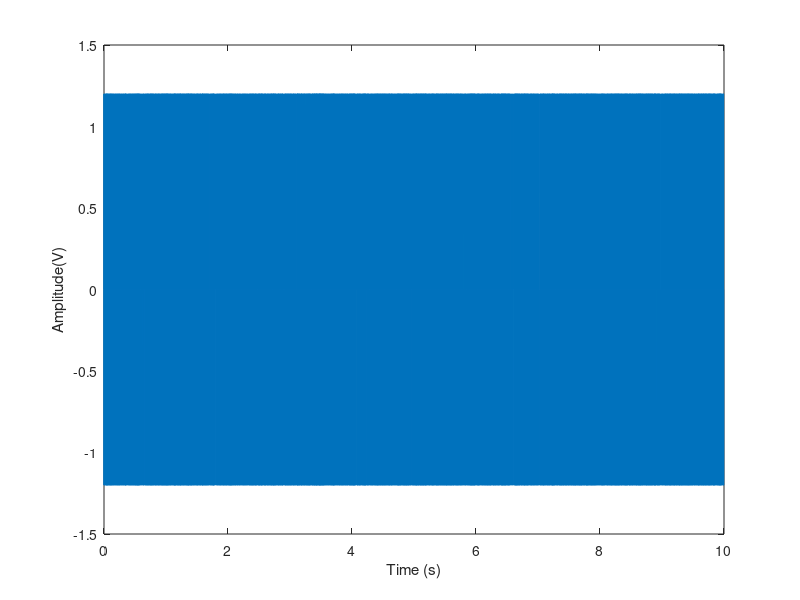
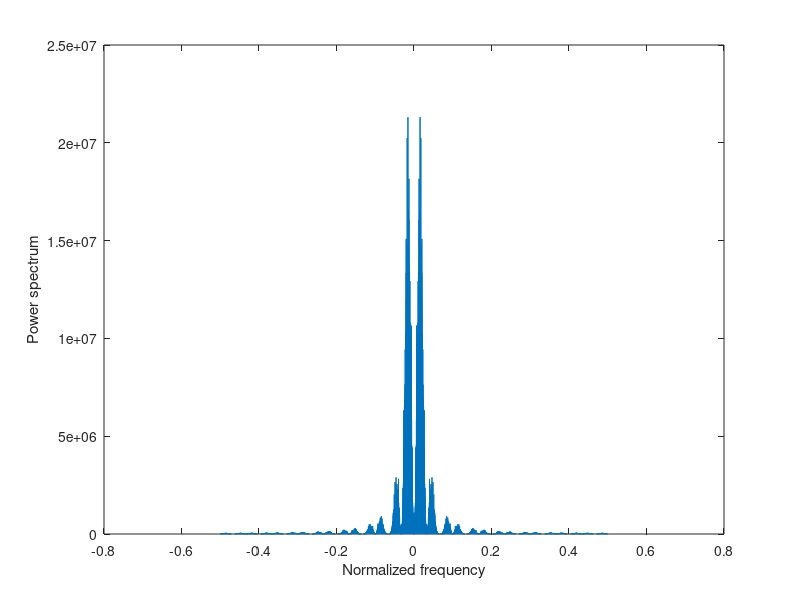
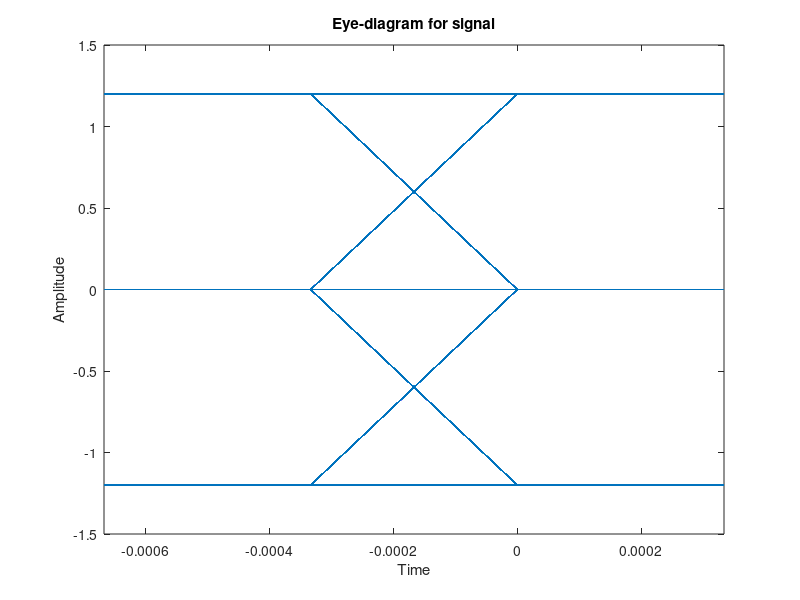
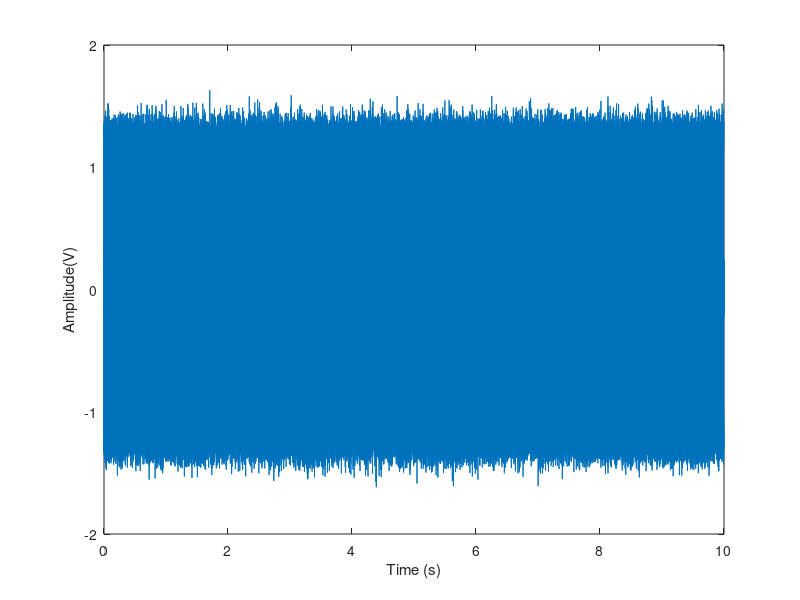

The MATLAB source for these figures, in order:
%%%%%%%%%%%%%%%%%%%%%%%%%%%%% Part 1 %%%%%%%%%%%%%%%%%%%%%%%%%%%%%%%%%


%%%%%%%%%%%%%%%%%%%%%%%%%%% Initialization %%%%%%%%%%%%%%%%%%%%%%%%%%%

%% Generate stream of random bits (10,000 bit)
N = 10000;                  % number of bits
bits = randi([0 1], 1, N);  % random binary vector

%% Pick a type and assign it to the variable "type"
types = ["UPNRZ"; "UPRZ"; "PNRZ"; "BPRZ"; "MANCHESTER"];
signal_type = "BPRZ";

%% Choose a bit rate (bit/s)
Rb = 1000;
Tb = 1/Rb;

%% Sampling frequency
fs = 30000;             % 30KHz
ts = 1/fs;              % sampling period
ds = fs/Rb;             % samples per bit

%% time domain
T = N * Tb;             % total time
t = 0 : ts : (T-ts);    % time vector

flag = 0;               % flag for invalid signal_type input
global se;              % count for BPRZ error detection circuit

%%%%%%%%%%%%%%%%%%%%%%%%%%%%%%%%%%%%%%%%%%%%%%%%%%%%%%%%%%%%%%%%%%%%%%

%%%%%%%%%%%%%%%%%%%%%%%%%%%%%% Plotting %%%%%%%%%%%%%%%%%%%%%%%%%%%%%%

function p_all(time_vector, amplitude_vector,
              samples_per_bit, bit_period, n)
    % Plot time domain
    figure;
    plot(time_vector, amplitude_vector);
    zoom xon;
    xlabel('Time (s)');
    ylabel('Amplitude(V)');

    % Plot the spectral domains of the pulses
    figure;
    Y = fft(amplitude_vector);      % Fourier transform of the signal
    Y = Y .* conj(Y);               % square of the magnitude
    f = linspace(-0.5, 0.5, n*samples_per_bit);  % frequency vector
    plot(f, fftshift(Y));           % plot frequency spectrum
    xlabel('Normalized frequency');
    ylabel('Power spectrum');

    % Eye diagram
    eyediagram(amplitude_vector,3,bit_period);
endfunction

%%%%%%%%%%%%%%%%%%%%%%%%%%%%%%%%%%%%%%%%%%%%%%%%%%%%%%%%%%%%%%%%%%%%%%

%%%%%%%%%%%%%%%%%%%%%%%%%%%%%%%%% Tx %%%%%%%%%%%%%%%%%%%%%%%%%%%%%%%%%

if strcmp(signal_type, "UPNRZ") == 1
  k = 1;
  for i = 1:N
    if bits(i) == 1
      for j = 1:ds
        y(k) = 1.2;
        k = k + 1;
      endfor
    elseif bits(i) == 0
      for j = 1:ds
        y(k) = 0;
        k = k + 1;
      endfor
    end
  end

elseif strcmp(signal_type, "PNRZ") == 1
  k = 1;
  for i = 1:N
    if bits(i) == 1
      for j = 1:ds
        y(k) = 1.2;
        k = k + 1;
      endfor
    elseif bits(i) == 0
      for j = 1:ds
        y(k) = -1.2;
        k = k + 1;
      endfor
    end
  end

elseif strcmp(signal_type, "UPRZ") == 1
  k = 1;
  for i = 1:N
    if bits(i) == 1
      for j = 1:0.5 * ds
        y(k) = 1.2;
        k = k + 1;
      endfor
      for j = (0.5 * ds)+1 : ds
        y(k) = 0;
        k = k + 1;
      endfor
    elseif bits(i) == 0
      for j = 1:ds
        y(k) = 0;
        k = k + 1;
      endfor
    end
  endfor

elseif  strcmp(signal_type, "BPRZ") == 1
  k = 1;
  sign = 1;
  for i = 1:N
    if bits(i) == 1
      for j = 1:0.5 * ds
        y(k) = sign * 1.2;
        k = k + 1;
      endfor
      sign = sign * (-1);
      for j = (0.5 * ds)+1 : ds
        y(k) = 0;
        k = k + 1;
      endfor
    elseif bits(i) == 0
      for j = 1:ds
        y(k) = 0;
        k = k + 1;
      endfor
    end
  endfor

elseif strcmp(signal_type, "MANCHESTER") == 1
  k = 1;
  for i = 1:N
    if bits(i) == 1
      for j = 1:0.5 * ds
        y(k) = 1.2;
        k = k + 1;
      endfor
      for j = (0.5 * ds)+1 : ds
        y(k) = -1.2;
        k = k + 1;
      endfor
    elseif bits(i) == 0
      for j = 1:0.5 * ds
        y(k) = -1.2;
        k = k + 1;
      endfor
      for j = (0.5 * ds)+1 : ds
        y(k) = 1.2;
        k = k + 1;
      endfor
    end
  endfor

else
  flag = 1;
  printf("Unsupported type of line coding.\n");
end

%%%%%%%%%%%%%%%%%%%%%%%%%%%%%%%%%%%%%%%%%%%%%%%%%%%%%%%%%%%%%%%%%%%%%%

%%%%%%%%%%%%%%%%%%%%%%%%%%% Decision Device %%%%%%%%%%%%%%%%%%%%%%%%%%

function rxb = decision_device(n,sig_type,samples_per_bit,
                              amplitude_vector)
  global se;

  if strcmp(sig_type, "UPNRZ") == 1
    k = 1;
    c = 1;
    for i = 1:n
        total = 0;
        for j = 1:samples_per_bit
          total = total + amplitude_vector(k);
          k = k + 1;
        endfor

        avg = total/samples_per_bit;
        if avg < 0.6
          rxb(i) = 0;
        else
          rxb(i) = 1;
        end
    endfor

  elseif strcmp(sig_type, "PNRZ") == 1
    k = 1;
    for i = 1:n
        total = 0;
        for j = 1:samples_per_bit
          total = total + amplitude_vector(k);
          k = k + 1;
        endfor
        avg = total/samples_per_bit;
        if avg < 0
          rxb(i) = 0;
        else
          rxb(i) = 1;
        end
    endfor

  elseif strcmp(sig_type, "UPRZ") == 1
    k = 1;
    for i = 1:n
      total1 = 0;
      total2 = 0;
      for j = 1:0.5 * samples_per_bit
        total1 = total1 + amplitude_vector(k);
        k = k + 1;
      endfor
      avg1 = total1/ (0.5*samples_per_bit);
      for o = (0.5*samples_per_bit) +1 :samples_per_bit
        total2 = total2 + amplitude_vector(k);
        k = k + 1;
      endfor
      avg2 = total2 / (0.5*samples_per_bit);
      if (avg1 > 0.6)
        rxb(i) = 1;
      elseif (avg1 < 0.6)
        rxb(i) = 0;
      endif
    endfor

  elseif strcmp(sig_type, "BPRZ") == 1
    k = 1;
    for i = 1:n
      total1 = 0;
      total2 = 0;
      sign = 1;
      se = 0;
      for j = 1:0.5 * samples_per_bit
        total1 = total1 + amplitude_vector(k);
        k = k + 1;
      endfor
      avg1 = total1/ (0.5*samples_per_bit);
      for o = (0.5*samples_per_bit) +1 :samples_per_bit
        total2 = total2 + amplitude_vector(k);
        k = k + 1;
      endfor
      avg2 = total2 / (0.5*samples_per_bit);
      if (abs(avg1) > 0.6)
        rxb(i) = 1;

%% error detection circuit (bonus) %%
        if avg1*sign > 0.6
          sign = sign*(-1);
        else
          se = se + 1;
        endif
%%%%%%%%%%%%%%%%%%%%%%%%%%%%%%%%%%%%%

      elseif (abs(avg1) < 0.6)
        rxb(i) = 0;
      endif
    endfor

  elseif strcmp(sig_type, "MANCHESTER") == 1
    k = 1;
    for i = 1:n
      total1 = 0;
      total2 = 0;
      for j = 1:0.5 * samples_per_bit
        total1 = total1 + amplitude_vector(k);
        k = k + 1;
      endfor
      avg1 = total1/ (0.5*samples_per_bit);
      for o = (0.5*samples_per_bit) +1 :samples_per_bit
        total2 = total2 + amplitude_vector(k);
        k = k + 1;
      endfor
      avg2 = total2 / (0.5*samples_per_bit);
      if (avg1 > 0.6)
        rxb(i) = 1;
      elseif (avg1 < -0.6)
        rxb(i) = 0;
      endif
    endfor

  end
endfunction

%%%%%%%%%%%%%%%%%%%%%%%%%%%%%%%%%%%%%%%%%%%%%%%%%%%%%%%%%%%%%%%%%%%%%%

%%%%%%%%%%%%%%%%%%%%%%%%%%%%%%% Noise %%%%%%%%%%%%%%%%%%%%%%%%%%%%%%%%

function s = noise(time_vector, amplitude_vector, sigma)
  noise = sigma * randn(1, length(time_vector));
  s = amplitude_vector + noise;
endfunction

%%%%%%%%%%%%%%%%%%%%%%%%%%%%%%%%%%%%%%%%%%%%%%%%%%%%%%%%%%%%%%%%%%%%%%

%%%%%%%%%%%%%%%%%%%%%%%%%%%%%%%%% BER %%%%%%%%%%%%%%%%%%%%%%%%%%%%%%%%

function val = calculate_BER(n,txb,rxb)
  error_count = 0;
  for i = 1:n
    if rxb(i) != txb(i)
      error_count = error_count + 1;
    endif
  endfor
  val = error_count / n;
endfunction

%%%%%%%%%%%%%%%%%%%%%%%%%%%%%%%%%%%%%%%%%%%%%%%%%%%%%%%%%%%%%%%%%%%%%%

%%%%%%%%%%%%%%%%%%%%%%%%%%%%% Sigma Sweep %%%%%%%%%%%%%%%%%%%%%%%%%%%%

function BER_s = sigma_sweep(t_vector,a_vector,n,sig_type,
                            samples_per_bit,txb)
  sigma2 = [0.1 : 0.1 : 1];
  for sc = 1:10
    error_count = 0;
    s = noise(t_vector, a_vector, sigma2(sc));
    sweep_bits = decision_device(n,sig_type,samples_per_bit,s);
    BER_s(sc) = calculate_BER(n,txb,sweep_bits);
  endfor

  figure;
  semilogy(BER_s, sigma2);
  xlabel('BER');
  ylabel('Noise RMS');
endfunction

%%%%%%%%%%%%%%%%%%%%%%%%%%%%%%%%%%%%%%%%%%%%%%%%%%%%%%%%%%%%%%%%%%%%%%

%%%%%%%%%%%%%%%%%%%%%%%%%%%%%%%%% Rx %%%%%%%%%%%%%%%%%%%%%%%%%%%%%%%%%

if flag == 0
  %% No noise
  received_bits1 = decision_device(N, signal_type, ds, y);
  BER_no_noise = calculate_BER(N, bits, received_bits1);
  p_all(t, y, ds, Tb, N);

  %% With Noise
  s = noise(t, y, 0.1);
  received_bits2 = decision_device(N, signal_type, ds, s);
  BER_with_noise = calculate_BER(N, bits, received_bits2);
  p_all(t, s, ds, Tb, N);

  %% Sigma Sweep
  BER_sweep = sigma_sweep(t, y, N, signal_type, ds, bits);
end

%%%%%%%%%%%%%%%%%%%%%%%%%%%%%%%%%%%%%%%%%%%%%%%%%%%%%%%%%%%%%%%%%%%%%%


%%%%%%%%%%%%%%%%%%%%%%%%%%% End Of Part 1 %%%%%%%%%%%%%%%%%%%%%%%%%%%%
